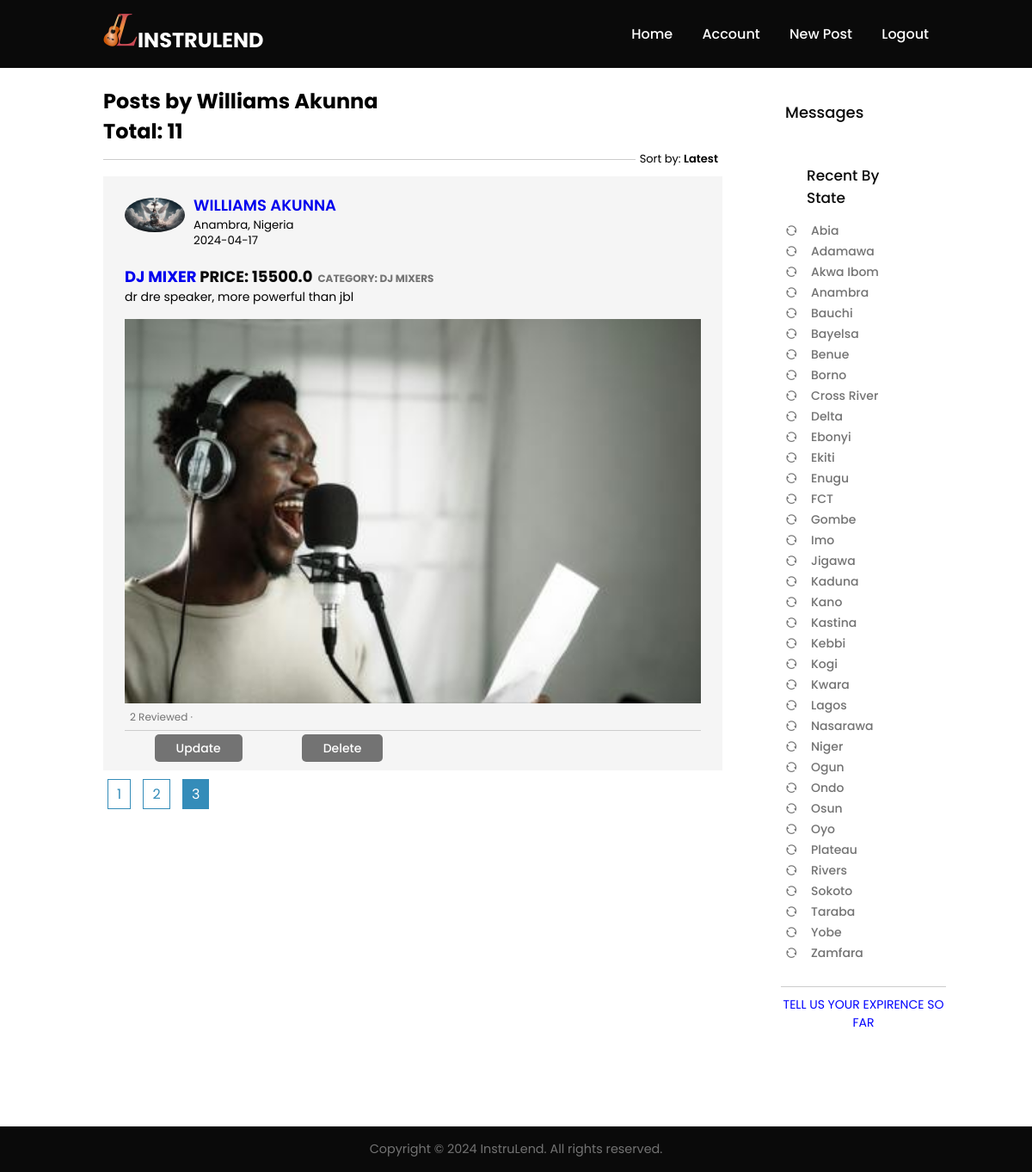
Before: /user/posts/1?page=3 (signed in) with the older database file.
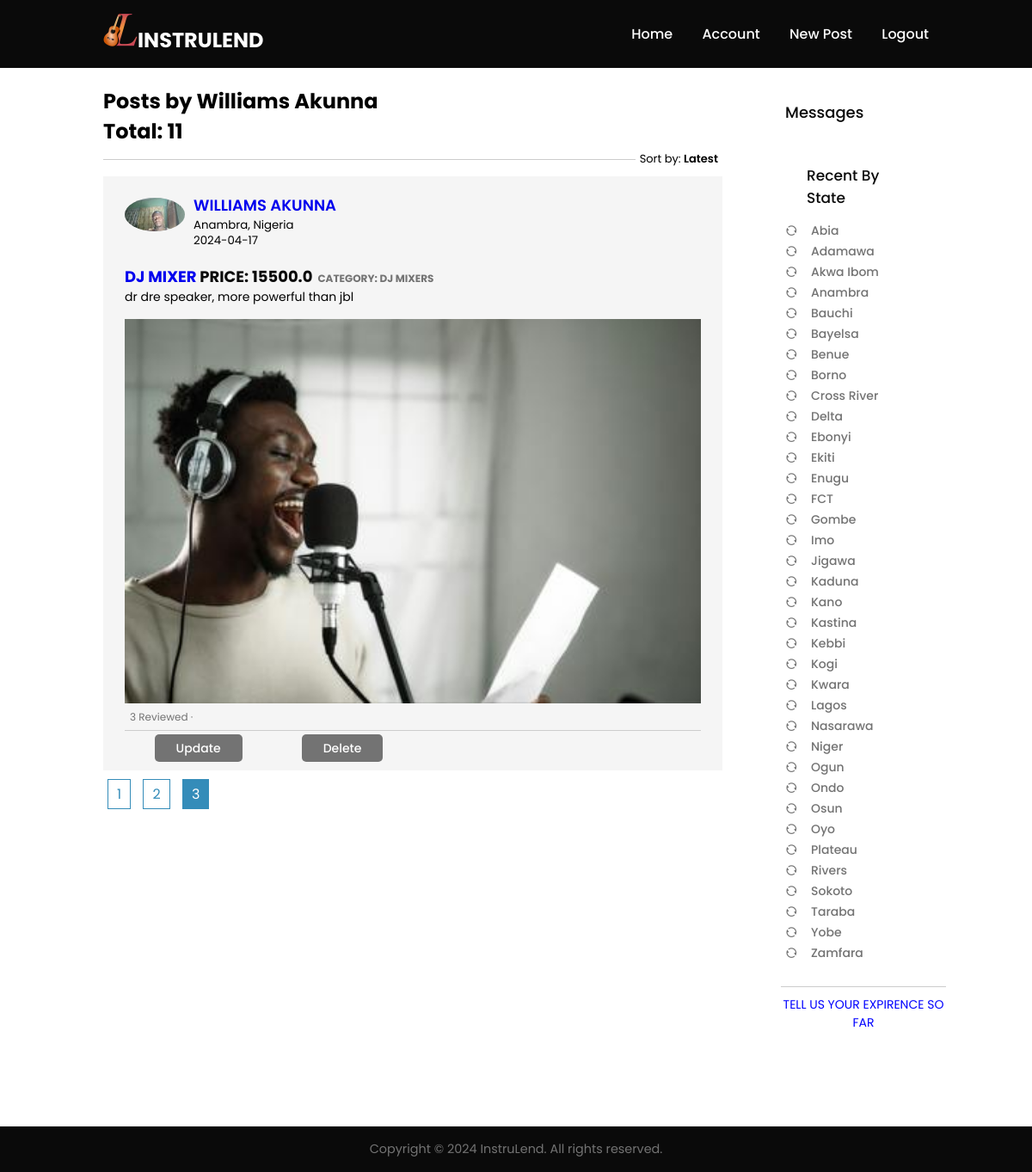
After: the same page with the newer database file.
### app/models.py (models this page shows, shortened)
class Post(db.Model):
    id = db.Column(db.Integer, primary_key=True)
    title = db.Column(db.String(50), nullable=False)
    description = db.Column(db.String(200), nullable=False)
    category = db.Column(db.String(100), nullable=False)
    price = db.Column(db.Float, nullable=False)
    city = db.Column(db.String(50), nullable=False)
    country = db.Column(db.String(10), nullable=False, default='Nigeria')
    date_posted = db.Column(db.DateTime, nullable=False, default=datetime.utcnow)
    image_file = db.Column(db.String(50), nullable=False)
    availability = db.Column(db.Boolean, nullable=False, default=True)
    user_id = db.Column(db.Integer, db.ForeignKey('user.id'), nullable=False)
    rented = db.relationship('Agreement', backref='author5', lazy=True)

class User(db.Model, UserMixin):
    id = db.Column(db.Integer, primary_key=True)
    first_name = db.Column(db.String(100), nullable=False)
    last_name = db.Column(db.String(100), nullable=False)
    email = db.Column(db.String(255), unique=True, nullable=False)
    phone_number = db.Column(db.String(15), unique=True, nullable=False)
    city = db.Column(db.String(50))
    country = db.Column(db.String(10), nullable=False, default='Nigeria')
    password = db.Column(db.String(60), nullable=False)
    verification_number = db.Column(db.String(25), unique=True)
    verified_user = db.Column(db.Boolean, nullable=False, default=False)
    created_at = db.Column(db.DateTime, nullable=False, default=datetime.utcnow)
    image_file = db.Column(db.String(50), nullable=False, default='default.jpg')
    posts = db.relationship('Post', backref='author', lazy=True)
    reviewer = db.relationship('Review', foreign_keys='Review.user_id', backref='author1', lazy=True)
    reviewed = db.relationship('Review', foreign_keys='Review.author_id', backref='author2', lazy=True)
    rented = db.relationship('Agreement', backref='author4', lazy=True)
    expirence = db.relationship('Expirence', backref='author6', lazy=True)
    chats_user1 = db.relationship('Chat', backref='user1', foreign_keys='Chat.user1_id', lazy=True)
    chats_user2 = db.relationship('Chat', backref='user2', foreign_keys='Chat.user2_id', lazy=True)
    message = db.relationship('Message', backref='author7', lazy=True)

### app/users/routes.py (the view)
@users.route("/user/posts/<int:user_id>")
@login_required
def user_posts(user_id):
    page = request.args.get('page', 1, type=int)
    user = User.query.get_or_404(user_id)
    posts = Post.query.filter_by(user_id=user.id).order_by(Post.date_posted.desc()).paginate(per_page=5)
    reviews = Review.query.all()
    post_review_counts = {}
    for post in posts:
        review_count = Review.query.filter_by(author_id=post.author.id).count()
        post_review_counts[post.id] = review_count
    return render_template('user_post.html', posts=posts, reviews=reviews, post_review_counts=post_review_counts, page=page, user=user)

### app/models.py (called while the page is built)
@login_manager.user_loader
def load_user(user_id):
    return User.query.get(int(user_id))

### app/templates/user_post.html (shortened to what the changed rows need)
{% extends "base.html" %}
{% block content %}
  <div class="container-home">
    <div class="main-content">
        <h1 class="">Posts by {{ user.first_name }} {{ user.last_name }} <br>Total: {{ posts.total }}</h1>
      {% for post in posts.items %}
        <div class="post-container">
          <div class="post-author">
            <img src="{{ url_for('static', filename='images/profile_pic/' + post.author.image_file) }}" alt="">
            <div>
              <h1><a href="{{ url_for('users.user_posts', user_id=post.author.id )}}">{{ post.author.first_name }} {{ post.author.last_name }}</a></h1>
              <small>{{ post.city }}, {{ post.country }}</small>
              <small>{{ post.date_posted.strftime('%Y-%m-%d') }}</small>
            </div>
          </div>
          <h1><a href="{{ url_for('posts.post', post_id=post.id) }}">{{ post.title }}</a>  Price: {{ post.price }}<span>category: {{ post.category }}</span></h1>
          <p>{{ post.description }}</p>
          <img src="{{ url_for('static', filename='images/post_pic/' + post.image_file) }}" width="100%">
          <div class="post-stats">
            <div>
              <span class="Reviewed">{{ post_review_counts.get(post.id, 0) }} Reviewed &middot;</span>
            </div>
          </div>
          <div class="post-activity">
            {% if current_user.id != post.author.id %}
              <div><a href="{{ url_for('messages.create_chat',  author_id=post.author.id) }}" id="chat-link-creator">Connect</a></div>
              <div><a href="{{ url_for('reviews.review', author_id=post.author.id) }}">Review</a></div>
            {% else %}
              <div><a href="{{ url_for('posts.update_post', post_id=post.id) }}">Update</a></div>
              <div><a href="#">Delete</a></div>
            {% endif %}
          </div>
        </div>
      {% endfor %}
    </div>
  </div>
{% endblock %}

Changed rows visible on the page:
changed through a linked row, Post "DJ MIXER": image_file: picture added in place of a placeholder; get "2" → "3"
